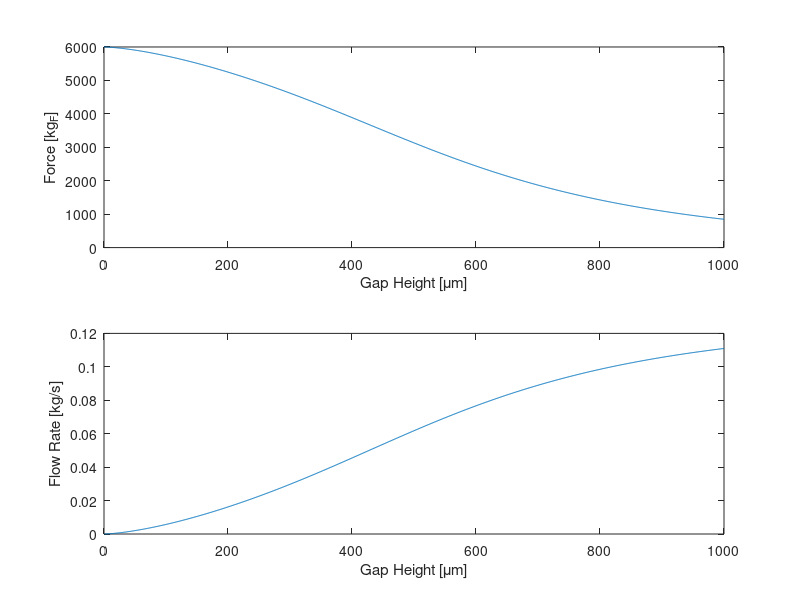
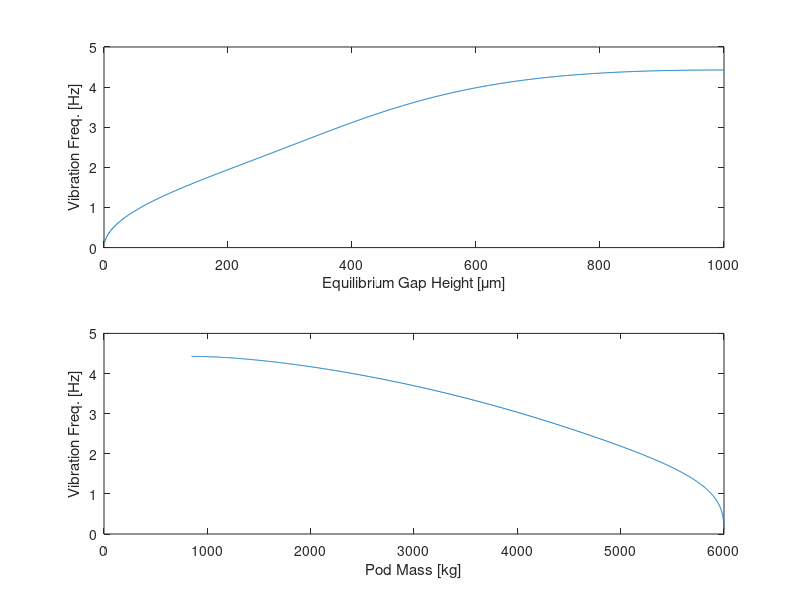

MATLAB code for these plots, in order:
% Simulates a pair of long, rectangular airskates

% Skate parameters
k = 1.8e-8*(2.54e-2)^2;   % Air permeability [m^2]
D = 0.250*2.54e-2;      % Thickness of porous layer [m]
n = 2;                  % Number of skates
W = 0.3048;             % Skate width [m]
L = 16*0.3048;          % Skate length [m]
T = 400;                % Nominal temperature of air through skate [K]

% Independent variable - Gap height
H = linspace(0,1000e-6,1e3); % Gap height [m]

% Other system parameters
P_supp = 2.1e3;        % Pressure of supply air to skate compressor [Pa]
T_supp = 300;          % Temperature of supply air to skate compressor [K]
P_tube = 200e2;        % Tube pressure [Pa]
m_pod = 3000;          % Pod mass [kg]

% Physical constants
M_air = 28.97e-3;     % Molecular weight of air [kg/mol]
R = 8.3144598;        % Molar gas constant [J/K*mol]
g = 9.81;             % Acceleration of gravity [m/s^2]
c = 343;              % Speed of sound [m/s]

% Intermediate calculations
mu = 0.01827e-3*(291.15+120)/(T+120)... % Viscosity of air [Pa*s]
  *(T/291.15)^(1.5);
alpha =  sqrt(12*k./(H.^3*D));          % Dimensionless parameter "alpha"
A = n*L*W;                              % Total skate area [m^2]
P0 = 2*m_pod*g/A;                         % Skate pressure [Pa]

% Force as a function of gap height [N]
F = n*L*P0*(W-2./alpha.*tanh(alpha.*W/2));

% Flow rate as a function of gap height [kg/s]
m_flow = (P0*M_air/(R*T))*...
  W*P0*alpha./(2*mu).*tanh(alpha*W/2).*H.^3.*(1/2-1/3).*(2*(W+L));

% Derivative of force as a function of gap height [N/m]
F_H = n*L*P0*(2./alpha.^2.*tanh(alpha.*W/2) ...
        - W./alpha.*sech(alpha.*W/2).^2) ...
    .*alpha.*(-3/2).*(1./sqrt(H));

% Calculate frequency of oscillation
m_pod_H = F/g;    % Mass as a function of equilibrium ride height [kg]
freq_H = 1/(2*pi).*sqrt(-(1./m_pod_H).*F_H);  % Frequency of oscillation as
                                              % a function of height [Hz]

% Plot carrying force vs gap height
figure(1)
subplot(2,1,1)
plot(H*1e6,F/g)
ylabel('Force [kg_F]')
xlabel('Gap Height [\mum]')

% Plot airflow as a function of gap height
subplot(2,1,2)
plot(H*1e6,m_flow)
ylabel('Flow Rate [kg/s]')
xlabel('Gap Height [\mum]')

% Plot vibration frequency as a function of equilibrium gap height
figure(2)
subplot(2,1,1)
plot(H*1e6,freq_H)
ylabel('Vibration Freq. [Hz]')
xlabel('Equilibrium Gap Height [\mum]')

% Plot vibration frequency as a function of pod mass
subplot(2,1,2)
plot(m_pod_H,freq_H)
ylabel('Vibration Freq. [Hz]')
xlabel('Pod Mass [kg]')

% Determine temperature of the uncooled air based on isentropic compression
V1 = 1;
V2 = (P_supp/P0)^(1/1.4);
T_uncooled = P0*V2/(P_supp*V1/T);  % Uncooled air temperature [K]

fprintf('%i skates at %g m^2 per skate\n',n,pi*R^2)
fprintf('Total skate area: %g m^2\n',A)
fprintf('Uncooled air temperature: %g K\n',T_uncooled)
